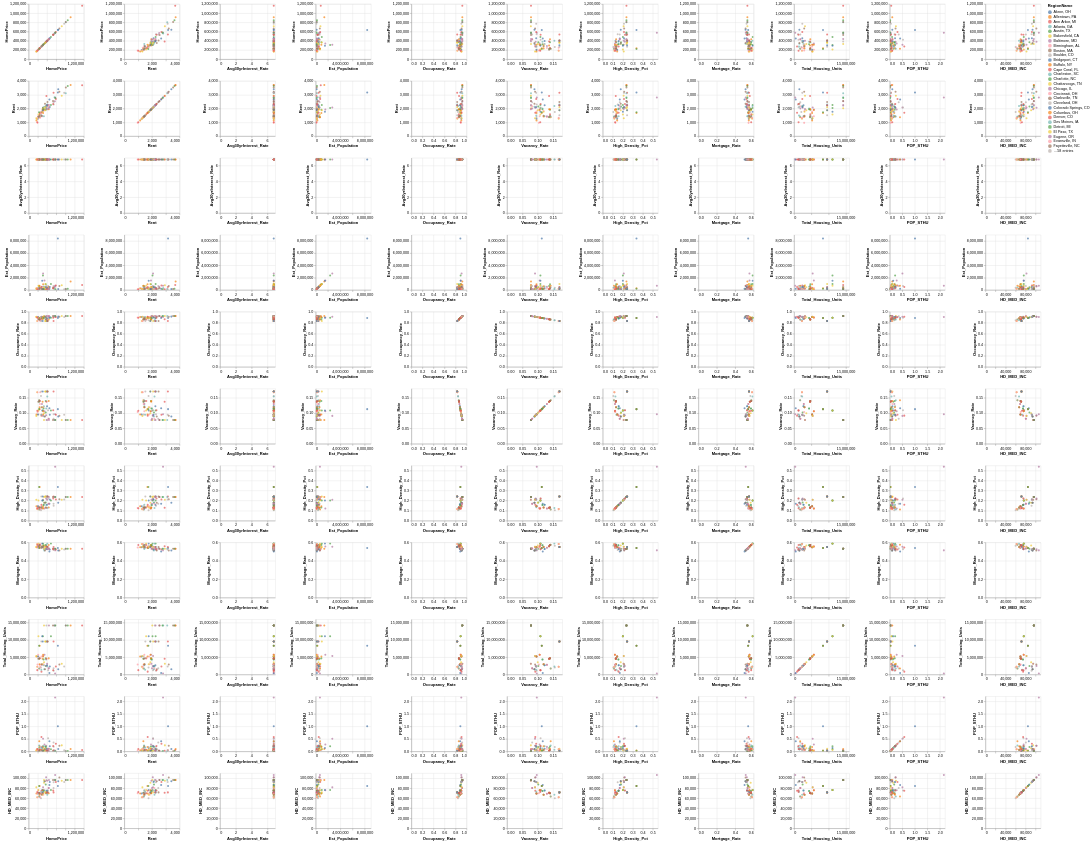

The notebook cell saved with this chart:
### Code cell
#Dataframe for 2023
combined_2023 = combined_df[combined_df['Year'] == 2023].copy()
#Add median income data to 2023 dataset
combined_2023 = combined_2023.merge(income_df, on="State_Abbrev")
#combined_2024 = combined_df[combined_df['Year'] == 2024].copy()
print(combined_2023.head())
#Scatter plot matrix to graph the correlation between variables in combined_df
alt.Chart(combined_2023).mark_circle().encode(
    alt.X(alt.repeat("column"), type='quantitative'),
    alt.Y(alt.repeat("row"), type='quantitative'),
    color='RegionName:N'
).properties(
    width=150,
    height=150
).repeat(
    row=['HomePrice','Rent','Avg30yrInterest_Rate','Est_Population','Occupancy_Rate','Vacancy_Rate','High_Density_Pct','Mortgage_Rate','Total_Housing_Units','POP_STHU','HD_MED_INC'],
    column=['HomePrice','Rent','Avg30yrInterest_Rate','Est_Population','Occupancy_Rate','Vacancy_Rate','High_Density_Pct','Mortgage_Rate','Total_Housing_Units','POP_STHU','HD_MED_INC']
).interactive()
